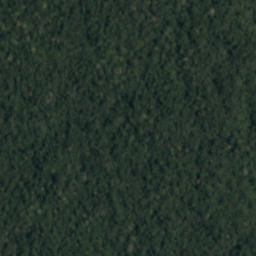
#> input picture ex01 - edge detection/data/rgb_forest1.jpg, 256 x 256 px, found by its file name
$ jupyter execute ex01.ipynb   (shell and % lines are left out)
#> lines starting #> are read from the running program, lines starting #| are printed output that depends on the picture; after the words box and inside, x2 and y2 are one past the last pixel; in counts of white or black regions, pixels touching at a corner belong together
# Técnicas Clássicas de Reconhecimento de Padrões (2020/01)
# Exercício 01

## Ramon Gomes Durães de Oliveira (2019720188)

O exercício consiste na detecção de bordas em imagens aéreas da floresta amazônica utilizando filtros de borda binários num formato de redes neurais sem pesos, ou seja, simulando uma memória RAM. Em resumo, o trabalho foi conduzido da seguinte forma:

1. Amostragem visual de um pixel verde e um marrom
2. Binarização das imagens de acordo com a distância euclideana dos pixels com os pixels verde e marrom amostrados.
3. Detecção das bordas comparando a imagem binária com uma série de filtros de borda 3x3 definidos à mão.

Abaixo está o passo a passo do trabalho. Os resultados são mostrados na última tabela.

### Preparação do ambiente

[cell 1]
import numpy as np
import matplotlib.pyplot as plt
from PIL import Image
import glob
from scipy.spatial.distance import pdist

# [9 lines of commented-out code are left out]

### Amostragem dos Pixels

#### Pixel verde ( a partir da imagem da floresta)

[cell 2]
img = Image.open(".\\data\\rgb_forest1.jpg")
#> img is the input picture: PIL image 256x256 RGB; mean R, G, B 37.5, 51.7, 42.6
img_array = np.array(img)
img

Escolhendo uma cor e visualizando a cor escolhida:

[cell 3]
green_pixel = img_array[220,220,:]
#> green_pixel = [38, 57, 44]
green_pixel
#> Out = [38, 57, 44]

[cell 4]
Image.fromarray(np.reshape(np.repeat(green_pixel.reshape(1,1,3), 1600,axis=1), (40,40,3)))

#### Pixel marrom (escolhido {a partir de uma imagem com muita terra)

[cell 5]
img = Image.open(".\\data\\rgb_train_274.jpg")
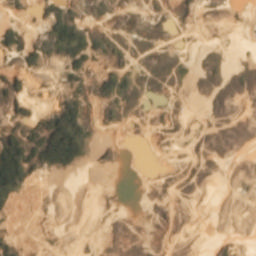
#> input picture ex01 - edge detection/data/rgb_train_274.jpg, 256 x 256 px, found by its file name
#> img is the input picture: PIL image 256x256 RGB; mean R, G, B 172.2, 145.9, 115
img_array = np.array(img)
img

Escolhendo uma cor e visualizando a cor escolhida:

[cell 6]
brown_pixel = img_array[255,255,:]
#> brown_pixel = [231, 205, 171]
brown_pixel
#> Out = [231, 205, 171]

[cell 7]
Image.fromarray(np.reshape(np.repeat(brown_pixel.reshape(1,1,3), 1600,axis=1), (40,40,3)))
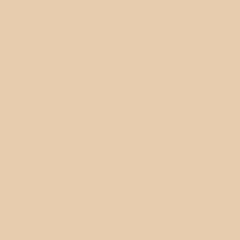
#> Out: PIL image 40x40 RGB (shown 6 times larger); mean R, G, B 231, 205, 171

## Gerando as imagens binárias

[cell 8]
## Binarization script
for image_name in glob.glob(".\\data\\rgb_*.jpg"):
    split_name = image_name.split("\\")
    new_name = split_name[0:-1]
    new_name.append("bin_"+split_name[-1])
    img = Image.open(image_name)
    img_array = np.array(img)
    img_shape = img_array.shape
#> img_shape = (256, 256, 3)
    bin_array = np.zeros((img_shape[0],img_shape[1]), dtype='uint8')
    for i in range(img_shape[0]):
        for j in range(img_shape[1]):
            dist_brown = np.abs(pdist((brown_pixel, img_array[i,j,:]))[0])
            dist_green = np.abs(pdist((green_pixel, img_array[i,j,:]))[0])
            bin_array[i,j] = 255 if (dist_green < dist_brown) else 0
#> bin_array: shape (256, 256); every value is 255
    Image.fromarray(bin_array).save("\\".join(new_name), "PNG", optimize=True)
#> pass 2 of the loop `for image_name in glob.glob(".\\data\\rgb_*.jpg"):`:
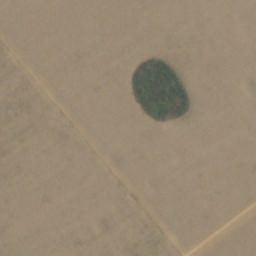
#> input picture ex01 - edge detection/data/rgb_train_126.jpg, 256 x 256 px
#> img is the input picture: PIL image 256x256 RGB; mean R, G, B 152.1, 136.8, 115
#> after the loop `for i in range(img_shape[0]):`:
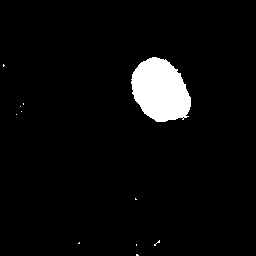
#> bin_array: shape (256, 256); 4.4% white; 11 white regions (10 under 20 px), largest, box (x1, y1, x2, y2) and area: (131, 57, 191, 122) 2860
#> pass 3 of the loop `for image_name in glob.glob(".\\data\\rgb_*.jpg"):`:
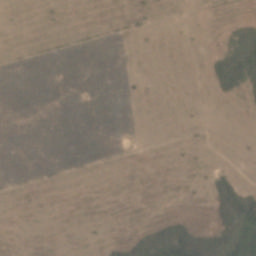
#> input picture ex01 - edge detection/data/rgb_train_1591.jpg, 256 x 256 px
#> img is the input picture: PIL image 256x256 RGB; mean R, G, B 137.3, 124.4, 109.9
#> after the loop `for i in range(img_shape[0]):`:
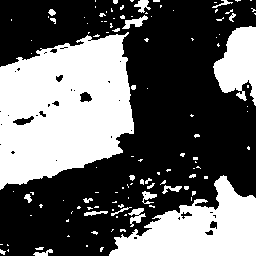
#> bin_array: shape (256, 256); 39.4% white; 120 white regions (95 under 20 px), largest, box (x1, y1, x2, y2) and area: (0, 32, 134, 190) 15399, (109, 175, 256, 256) 6441, (213, 26, 256, 106) 2193
#> the loop made 4 passes; the first 3 are shown

Visualizando um exemplo:

Original | Binary
- | -
 |

### Definindo filtros de bordas binários manualmente

[cell 9]
filters = [# verticais
          #"100100100",
          "110110110",
          "010010010",
          #"001001001",
          "011011011",
           # horizontais
          #"111000000",
          "111111000",
          "000111000",
          "000111111",
          #"000000111",
           # diagonais horizontais
          #"100000000",
          #"110000000",
          "111100000",
          "111110000",
          #"111111100",
          #"111111110",
          #"011111111",
          #"001111111",
          "000011111",
          "000001111",
          #"000000011",
          #"000000001",
           # diagonais verticais
          #"100100000",
          #"110100100",
          "110110100",
          "111110110",
          #"111111110",
          #"001000000",
          #"001001000",
          "011001001",
          "011011001",
          "001011011",
          "001001011",
          "111011011",
          "111111011",
          "011011111",
           # diagonais
          "100010001",
          "100110111",
          "111011001",
          "001010100",
          "001011111",
          "111110100"]
#> filters = 25 items, first 6: '110110110', '010010010', '011011011', '111111000', '000111000', '000111111'
